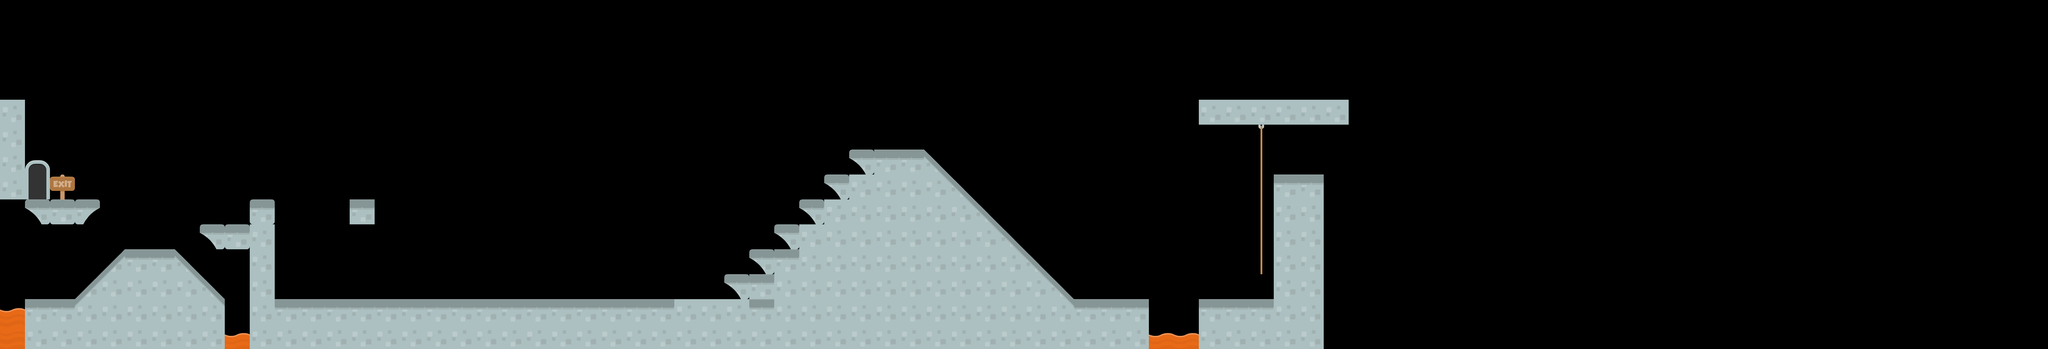

This game map was drawn from its Tiled (.tmx) file and the tilesets committed beside it. A one-line description and the full map source follow:
An orthogonal 82x14 tile map with 70x70 px tiles, 2 tile layers (terrain, decors) and 5 objects (4x skeleton, player).

<map version="1.0" tiledversion="1.0.1" orientation="orthogonal" renderorder="right-down" width="82" height="14" tilewidth="70" tileheight="70" nextobjectid="20">
 <properties>
  <property name="friction" type="float" value="0.37" />
  <property name="gravity" type="float" value="0.17" />
 </properties>
 <tileset firstgid="1" name="tiles" tilewidth="70" tileheight="70" tilecount="175" columns="25">
  <image source="../tilesets/tiles.png" width="1750" height="490" />
  <terraintypes>
   <terrain name="floor" tile="43" />
   <terrain name="descent_right" tile="37" />
   <terrain name="descent_right" tile="38" />
   <terrain name="descent_left" tile="39" />
   <terrain name="descent_left" tile="36" />
   <terrain name="floor" tile="25" />
   <terrain name="floor" tile="29" />
   <terrain name="floor" tile="31" />
   <terrain name="deadly" tile="48" />
   <terrain name="wall" tile="26" />
  </terraintypes>
 </tileset>
 <objectgroup name="player_position">
  <object id="1" name="player" x="217" y="460" width="52" height="61" />
 </objectgroup>
 <objectgroup name="enemies">
  <object id="12" name="skeleton" x="1011" y="454" />
  <object id="14" name="skeleton" x="1221" y="728" />
  <object id="15" name="skeleton" x="1577" y="701" />
  <object id="16" name="skeleton" x="115" y="716" />
 </objectgroup>
 <layer name="terrain" width="82" height="14">
  <data encoding="csv">
0,0,0,0,0,0,0,0,0,0,0,0,0,0,0,0,0,0,0,0,0,0,0,0,0,0,0,0,0,0,0,0,0,0,0,0,0,0,0,0,0,0,0,0,0,0,0,0,0,0,0,0,0,0,0,0,0,0,0,0,0,0,0,0,0,0,0,0,0,0,0,0,0,0,0,0,0,0,0,0,0,0,
0,0,0,0,0,0,0,0,0,0,0,0,0,0,0,0,0,0,0,0,0,0,0,0,0,0,0,0,0,0,0,0,0,0,0,0,0,0,0,0,0,0,0,0,0,0,0,0,0,0,0,0,0,0,0,0,0,0,0,0,0,0,0,0,0,0,0,0,0,0,0,0,0,0,0,0,0,0,0,0,0,0,
0,0,0,0,0,0,0,0,0,0,0,0,0,0,0,0,0,0,0,0,0,0,0,0,0,0,0,0,0,0,0,0,0,0,0,0,0,0,0,0,0,0,0,0,0,0,0,0,0,0,0,0,0,0,0,0,0,0,0,0,0,0,0,0,0,0,0,0,0,0,0,0,0,0,0,0,0,0,0,0,0,0,
0,0,0,0,0,0,0,0,0,0,0,0,0,0,0,0,0,0,0,0,0,0,0,0,0,0,0,0,0,0,0,0,0,0,0,0,0,0,0,0,0,0,0,0,0,0,0,0,0,0,0,0,0,0,0,0,0,0,0,0,0,0,0,0,0,0,0,0,0,0,0,0,0,0,0,0,0,0,0,0,0,0,
27,0,0,0,0,0,0,0,0,0,0,0,0,0,0,0,0,0,0,0,0,0,0,0,0,0,0,0,0,0,0,0,0,0,0,0,0,0,0,0,0,0,0,0,0,0,0,0,27,27,27,27,27,27,0,0,0,0,0,0,0,0,0,0,0,0,0,0,0,0,0,0,0,0,0,0,0,0,0,0,0,0,
27,0,0,0,0,0,0,0,0,0,0,0,0,0,0,0,0,0,0,0,0,0,0,0,0,0,0,0,0,0,0,0,0,0,0,0,0,0,0,0,0,0,0,0,0,0,0,0,0,0,0,0,0,0,0,0,0,0,0,0,0,0,0,0,0,0,0,0,0,0,0,0,0,0,0,0,0,0,0,0,0,0,
27,0,0,0,0,0,0,0,0,0,0,0,0,0,0,0,0,0,0,0,0,0,0,0,0,0,0,0,0,0,0,0,0,0,30,44,44,39,0,0,0,0,0,0,0,0,0,0,0,0,0,0,0,0,0,0,0,0,0,0,0,0,0,0,0,0,0,0,0,0,0,0,0,0,0,0,0,0,0,0,0,0,
27,0,0,0,0,0,0,0,0,0,0,0,0,0,0,0,0,0,0,0,0,0,0,0,0,0,0,0,0,0,0,0,0,30,27,27,27,38,39,0,0,0,0,0,0,0,0,0,0,0,0,44,44,0,0,0,0,0,0,0,0,0,0,0,0,0,0,0,0,0,0,0,0,0,0,0,0,0,0,0,0,0,
0,30,26,32,0,0,0,0,0,0,26,0,0,0,44,0,0,0,0,0,0,0,0,0,0,0,0,0,0,0,0,0,30,27,27,27,27,27,38,39,0,0,0,0,0,0,0,0,0,0,0,27,27,0,0,0,0,0,0,0,0,0,0,0,0,0,0,0,0,0,0,0,0,0,0,0,0,0,0,0,0,0,
0,0,0,0,0,0,0,0,30,26,27,0,0,0,0,0,0,0,0,0,0,0,0,0,0,0,0,0,0,0,0,30,27,27,27,27,27,27,27,38,39,0,0,0,0,0,0,0,0,0,0,27,27,0,0,0,0,0,0,0,0,0,0,0,0,0,0,0,0,0,0,0,0,0,0,0,0,0,0,0,0,0,
0,0,0,0,37,44,44,39,0,0,27,0,0,0,0,0,0,0,0,0,0,0,0,0,0,0,0,0,0,0,30,44,27,27,27,27,27,27,27,27,38,39,0,0,0,0,0,0,0,0,0,27,27,0,0,0,0,0,0,0,0,0,0,0,0,0,0,0,0,0,0,0,0,0,0,0,0,0,0,0,0,0,
0,0,0,37,40,27,27,38,39,0,27,0,0,0,0,0,0,0,0,0,0,0,0,0,0,0,0,0,0,30,44,27,27,27,27,27,27,27,27,27,27,38,39,0,0,0,0,0,0,0,0,27,27,0,0,0,0,0,0,0,0,0,0,0,0,0,0,0,0,0,0,0,0,0,0,0,0,0,0,0,0,0,
49,44,44,40,27,27,27,27,38,0,27,44,44,44,44,44,44,44,44,44,44,44,44,44,44,44,44,27,27,27,44,27,27,27,27,27,27,27,27,27,27,27,38,44,44,44,0,0,44,44,44,27,27,0,0,0,0,0,0,0,0,0,0,0,0,0,0,0,0,0,0,0,0,0,0,0,0,0,0,0,0,0,
48,27,27,27,27,27,27,27,27,49,27,27,27,27,27,27,27,27,27,27,27,27,27,27,27,27,27,27,27,27,27,27,27,27,27,27,27,27,27,27,27,27,27,27,27,27,49,49,27,27,27,27,27,0,0,0,0,0,0,0,0,0,0,0,0,0,0,0,0,0,0,0,0,0,0,0,0,0,0,0,0,0
</data>
 </layer>
 <layer name="decors" width="82" height="14">
  <data encoding="csv">
0,0,0,0,0,0,0,0,0,0,0,0,0,0,0,0,0,0,0,0,0,0,0,0,0,0,0,0,0,0,0,0,0,0,0,0,0,0,0,0,0,0,0,0,0,0,0,0,0,0,0,0,0,0,0,0,0,0,0,0,0,0,0,0,0,0,0,0,0,0,0,0,0,0,0,0,0,0,0,0,0,0,
0,0,0,0,0,0,0,0,0,0,0,0,0,0,0,0,0,0,0,0,0,0,0,0,0,0,0,0,0,0,0,0,0,0,0,0,0,0,0,0,0,0,0,0,0,0,0,0,0,0,0,0,0,0,0,0,0,0,0,0,0,0,0,0,0,0,0,0,0,0,0,0,0,0,0,0,0,0,0,0,0,0,
0,0,0,0,0,0,0,0,0,0,0,0,0,0,0,0,0,0,0,0,0,0,0,0,0,0,0,0,0,0,0,0,0,0,0,0,0,0,0,0,0,0,0,0,0,0,0,0,0,0,0,0,0,0,0,0,0,0,0,0,0,0,0,0,0,0,0,0,0,0,0,0,0,0,0,0,0,0,0,0,0,0,
0,0,0,0,0,0,0,0,0,0,0,0,0,0,0,0,0,0,0,0,0,0,0,0,0,0,0,0,0,0,0,0,0,0,0,0,0,0,0,0,0,0,0,0,0,0,0,0,0,0,0,0,0,0,0,0,0,0,0,0,0,0,0,0,0,0,0,0,0,0,0,0,0,0,0,0,0,0,0,0,0,0,
0,0,0,0,0,0,0,0,0,0,0,0,0,0,0,0,0,0,0,0,0,0,0,0,0,0,0,0,0,0,0,0,0,0,0,0,0,0,0,0,0,0,0,0,0,0,0,0,0,0,0,0,0,0,0,0,0,0,0,0,0,0,0,0,0,0,0,0,0,0,0,0,0,0,0,0,0,0,0,0,0,0,
0,0,0,0,0,0,0,0,0,0,0,0,0,0,0,0,0,0,0,0,0,0,0,0,0,0,0,0,0,0,0,0,0,0,0,0,0,0,0,0,0,0,0,0,0,0,0,0,0,0,75,0,0,0,0,0,0,0,0,0,0,0,0,0,0,0,0,0,0,0,0,0,0,0,0,0,0,0,0,0,0,0,
0,22,0,0,0,0,0,0,0,0,0,0,0,0,0,0,0,0,0,0,0,0,0,0,0,0,0,0,0,0,0,0,0,0,0,0,0,0,0,0,0,0,0,0,0,0,0,0,0,0,100,0,0,0,0,0,0,0,0,0,0,0,0,0,0,0,0,0,0,0,0,0,0,0,0,0,0,0,0,0,0,0,
0,21,172,0,0,0,0,0,0,0,0,0,0,0,0,0,0,0,0,0,0,0,0,0,0,0,0,0,0,0,0,0,0,0,0,0,0,0,0,0,0,0,0,0,0,0,0,0,0,0,100,0,0,0,0,0,0,0,0,0,0,0,0,0,0,0,0,0,0,0,0,0,0,0,0,0,0,0,0,0,0,0,
0,0,0,0,0,0,0,0,0,0,0,0,0,0,0,0,0,0,0,0,0,0,0,0,0,0,0,0,0,0,0,0,0,0,0,0,0,0,0,0,0,0,0,0,0,0,0,0,0,0,100,0,0,0,0,0,0,0,0,0,0,0,0,0,0,0,0,0,0,0,0,0,0,0,0,0,0,0,0,0,0,0,
0,0,0,0,0,0,0,0,0,0,0,0,0,0,0,0,0,0,0,0,0,0,0,0,0,0,0,0,0,0,0,0,0,0,0,0,0,0,0,0,0,0,0,0,0,0,0,0,0,0,100,0,0,0,0,0,0,0,0,0,0,0,0,0,0,0,0,0,0,0,0,0,0,0,0,0,0,0,0,0,0,0,
0,0,0,0,0,0,0,0,0,0,0,0,0,0,0,0,0,0,0,0,0,0,0,0,0,0,0,0,0,0,0,0,0,0,0,0,0,0,0,0,0,0,0,0,0,0,0,0,0,0,100,0,0,0,0,0,0,0,0,0,0,0,0,0,0,0,0,0,0,0,0,0,0,0,0,0,0,0,0,0,0,0,
0,0,0,0,0,0,0,0,0,0,0,0,0,0,0,0,0,0,0,0,0,0,0,0,0,0,0,0,0,0,0,0,0,0,0,0,0,0,0,0,0,0,0,0,0,0,0,0,0,0,0,0,0,0,0,0,0,0,0,0,0,0,0,0,0,0,0,0,0,0,0,0,0,0,0,0,0,0,0,0,0,0,
0,0,0,0,0,0,0,0,0,0,0,0,0,0,0,0,0,0,0,0,0,0,0,0,0,0,0,0,0,0,0,0,0,0,0,0,0,0,0,0,0,0,0,0,0,0,0,0,0,0,0,0,0,0,0,0,0,0,0,0,0,0,0,0,0,0,0,0,0,0,0,0,0,0,0,0,0,0,0,0,0,0,
0,0,0,0,0,0,0,0,0,0,0,0,0,0,0,0,0,0,0,0,0,0,0,0,0,0,0,0,0,0,0,0,0,0,0,0,0,0,0,0,0,0,0,0,0,0,0,0,0,0,0,0,0,0,0,0,0,0,0,0,0,0,0,0,0,0,0,0,0,0,0,0,0,0,0,0,0,0,0,0,0,0
</data>
 </layer>
 <objectgroup name="interactive" />
</map>